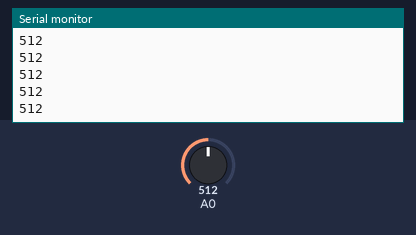
This sketch was run on a simulated Arduino Uno, built with avr-gcc and run on an emulated ATmega328P. Shown: the last lines printed to the serial monitor. Inputs (shaded band) come from the test bench; at power-on: A0 = 512.

Above: at 2.2 s.
2.3 s: A0 set to 716
At 3.1 s:
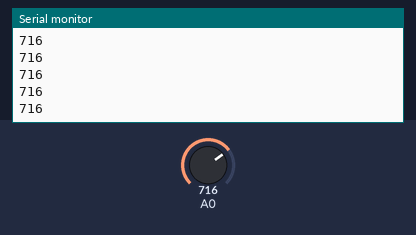
3.8 s: A0 set to 900
At 4.7 s:
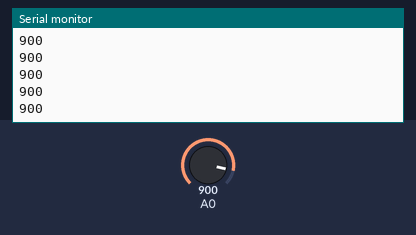
Timing chart, 0 to 6.8 s (numbered marks = the images above; inputs shaded):
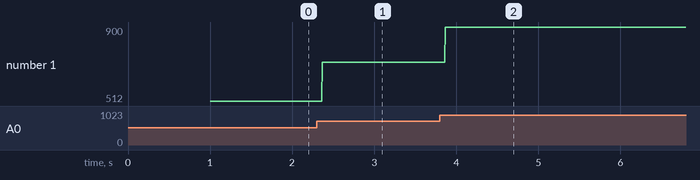

The sketch:

AnalogInOutSerial.ino
```cpp
// TODO: May want to have more control here, as in sending 'play' signals upon detecting interference,
//  flushing the buffer, and stopping reading until receiving a signal to start again.

void setup() {
  // initialize serial communications at 9600 bps:
  delay(1000); // apparently startup delay is good to keep the arduino from getting confused
  Serial.begin(9600);
}

void loop() {
  // availableForWrite() gets the number of bytes available for writing in the serial buffer without blocking the write operation.
  while(Serial.availableForWrite()) {

    // Docs recommend using print() or println() for chars representing a number
    // https://www.arduino.cc/reference/en/language/functions/communication/serial/write/
    // Same as print(), but with carriage return character (ASCII 13, or '\r') and newline character (ASCII 10, or '\n')
    Serial.println(analogRead(A0));

    // blocking stop so buffer doesn't overflow
    delay(2);
  }
}
```

Measured:
- after the input at 2.3 s, the serial monitor: prints a new line after 0.07 s (image 1)
- after the input at 3.8 s, the serial monitor: prints a new line after 0.07 s (image 2)
- plotted number 1: 512 → 716 after the input at 2.3 s, 716 → 900 after the input at 3.8 s
